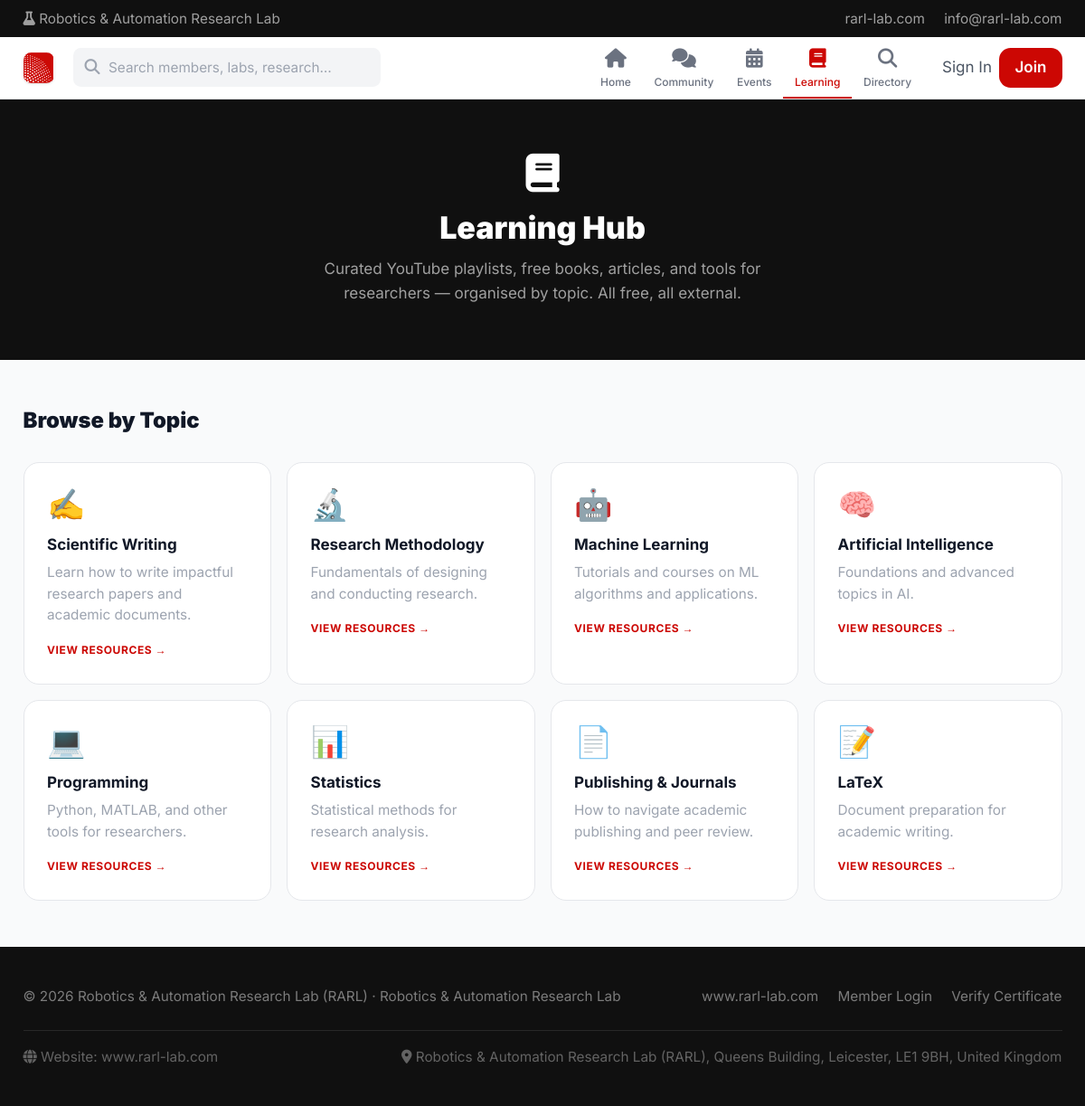
The app's page /resources.php with its own data.
### tables this page shows
CREATE TABLE IF NOT EXISTS `resource_categories` (
  `id`            INT(11)      NOT NULL AUTO_INCREMENT,
  `name`          VARCHAR(255) NOT NULL,
  `slug`          VARCHAR(255) NOT NULL,
  `icon_emoji`    VARCHAR(10)  DEFAULT '📚',
  `description`   TEXT         DEFAULT NULL,
  `display_order` INT(11)      NOT NULL DEFAULT 0,
  `is_published`  TINYINT(1)   NOT NULL DEFAULT 1,
  PRIMARY KEY (`id`),
  UNIQUE KEY `slug` (`slug`)
);

### brand.php (called while the page is built, shortened)
<?php
function brandTailwindColors(): array {
    return [
        'rarl-red'      => BRAND_RED,
        'rarl-dark'     => BRAND_RED_DARK,
        'rarl-blue'     => BRAND_BLUE,
        'rarl-blue-dark'=> BRAND_BLUE_DARK,
        'rarl-navy'     => BRAND_INK,
        'rarl-mid'      => BRAND_INK_SOFT,
    ];
}
function brandTailwindConfigJson(): string {
    return json_encode(brandTailwindColors(), JSON_UNESCAPED_SLASHES);
}

### resources.php (the view, shortened to what this page needs)
<?php
require_once __DIR__ . '/functions.php';
$pdo = db();
$categories = $pdo->query("SELECT * FROM resource_categories WHERE is_published = 1 ORDER BY display_order")->fetchAll();
$activecat  = null;
echo htmlHead($activecat ? $activecat['name'] . ' Resources' : 'Learning Hub');
?>
<?= publicNav('resources') ?>
<section class="bg-rarl-navy text-white py-14 px-6 text-center">
  <div class="max-w-3xl mx-auto">
    <div class="text-4xl mb-4"><i class="fa-solid fa-book"></i></div>
    <h1 class="font-heading font-black text-3xl md:text-4xl mb-3">Learning Hub</h1>
    <p class="text-white/60 text-sm max-w-lg mx-auto">Curated YouTube playlists, free books, articles, and tools for researchers — organised by topic. All free, all external.</p>
  </div>
</section>
<div class="max-w-6xl mx-auto px-6 py-12">
  <?php if (!$activecat): ?>
  <h2 class="font-heading font-black text-xl text-gray-900 dark:text-white mb-7">Browse by Topic</h2>
  <div class="grid grid-cols-2 sm:grid-cols-3 lg:grid-cols-4 gap-4">
    <?php foreach ($categories as $cat): ?>
    <a href="resources.php?cat=<?= urlencode($cat['slug']) ?>"
      class="group block bg-white dark:bg-gray-900 border border-gray-200 dark:border-gray-700 rounded-2xl p-6 hover:-translate-y-1 hover:shadow-lg hover:border-rarl-red/40 transition-all relative">
      <div class="text-3xl mb-3"><?= $cat['icon_emoji'] ?></div>
      <h3 class="font-heading font-bold text-sm text-gray-900 dark:text-white mb-1"><?= htmlspecialchars($cat['name']) ?></h3>
      <p class="text-gray-400 text-xs leading-relaxed mb-3"><?= htmlspecialchars(mb_strimwidth($cat['description'] ?? '', 0, 70, '…')) ?></p>
      <span class="text-[10px] font-bold text-rarl-red uppercase tracking-wider">View Resources →</span>
    </a>
    <?php endforeach; ?>
  </div>
  <?php endif; ?>
</div>
<?= publicFooter() ?>
</body></html>

### records on screen
resource_categories: icon_emoji "✍️", name "Scientific Writing", description "Learn how to write impactful research papers and academic documents."
resource_categories: icon_emoji "🔬", name "Research Methodology", description "Fundamentals of designing and conducting research."
resource_categories: icon_emoji "🤖", name "Machine Learning", description "Tutorials and courses on ML algorithms and applications."
resource_categories: icon_emoji "🧠", name "Artificial Intelligence", description "Foundations and advanced topics in AI."
resource_categories: icon_emoji "💻", name "Programming", description "Python, MATLAB, and other tools for researchers."
resource_categories: icon_emoji "📊", name "Statistics", description "Statistical methods for research analysis."
resource_categories: icon_emoji "📄", name "Publishing & Journals", description "How to navigate academic publishing and peer review."
resource_categories: icon_emoji "📝", name "LaTeX", description "Document preparation for academic writing."

### other values on screen
$tagline "Robotics & Automation Research Lab"
$replyTo "info@rarl-lab.com"
$label "Home Community Events Learning Directory"
$siteName "Robotics & Automation Research Lab (RARL)"
